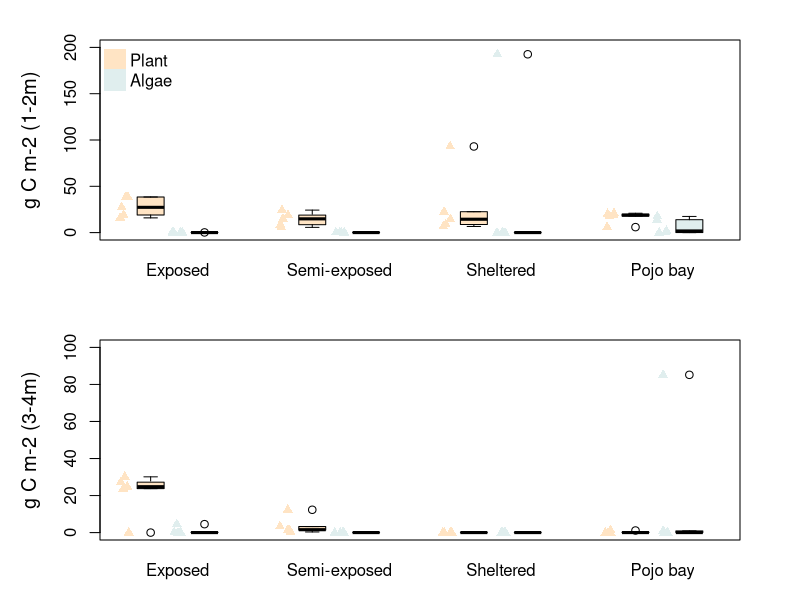

Write R code to recreate this figure.
##%######################################################%##
#                                                          #
####                  Load R packages                   ####
#                                                          #
##%######################################################%##
resetPar <- function() {
  dev.new()
  op <- par(no.readonly = TRUE)
  dev.off()
  op
}
par(resetPar())

ipak <- function(pkg){
  new.pkg <- pkg[!(pkg %in% installed.packages()[, "Package"])]
  if (length(new.pkg)) 
    install.packages(new.pkg, dependencies = TRUE)
  sapply(pkg, require, character.only = TRUE)
}

# usage
packages <- c('readxl', 'data.table', 'vegan', 'reshape2', 'moments')
ipak(packages)


############################                          
##Tidying up the datasheet##
############################

Spatial_Campaign_data_exp <- read_excel("DATA/Spatial_Campaign_data.xlsx", 
                                    sheet = "Exposed", na = "NA")
Spatial_Campaign_data_semi <- read_excel("DATA/Spatial_Campaign_data.xlsx", 
                                        sheet = "Semi", na = "NA")
Spatial_Campaign_data_shel <- read_excel("DATA/Spatial_Campaign_data.xlsx", 
                                        sheet = "Sheltered", na = "NA")
Spatial_Campaign_data_pojo <- read_excel("DATA/Spatial_Campaign_data.xlsx", 
                                        sheet = "Pojo", na = "NA")

Exposed_data <- Spatial_Campaign_data_exp[,c(1:4,29:34)]
Semi_data <-Spatial_Campaign_data_semi[,c(1:4,30:35)]
Shel_data <-Spatial_Campaign_data_shel[,c(1:4,34:39)]
Pojo_data <-Spatial_Campaign_data_pojo[,c(1:4,32:37)]


################################                          
##Cstocks based on C/N Samples##
################################

#######################################                          
##Cstocks on previous aggregate value##
#######################################

### Plants
Exposed_data$`Total  dry mass (mg)`[is.na(Exposed_data$`Total  dry mass (mg)`)] <- 0
Semi_data$`Total  dry mass (mg)`[is.na(Semi_data$`Total  dry mass (mg)`)] <- 0
Shel_data$`Total  dry mass (mg)`[is.na(Shel_data$`Total  dry mass (mg)`)] <- 0
Pojo_data$`Total  dry mass (mg)`[is.na(Pojo_data$`Total  dry mass (mg)`)] <- 0

Exposed_data$Total_dry_mass_gm2 <- (Exposed_data$`Total  dry mass (mg)`/(0.27*0.27))/1000
Semi_data$Total_dry_mass_gm2 <- (Semi_data$`Total  dry mass (mg)`/(0.27*0.27))/1000
Shel_data$Total_dry_mass_gm2 <- (Shel_data$`Total  dry mass (mg)`/(0.27*0.27))/1000
Pojo_data$Total_dry_mass_gm2 <- (Pojo_data$`Total  dry mass (mg)`/(0.27*0.27))/1000

Exposed_data$Cstock_gm2 <- Exposed_data$Total_dry_mass_gm2*0.38
Semi_data$Cstock_gm2 <- Semi_data$Total_dry_mass_gm2*0.38
Shel_data$Cstock_gm2 <- Shel_data$Total_dry_mass_gm2*0.38
Pojo_data$Cstock_gm2 <- Pojo_data$Total_dry_mass_gm2*0.38

### Algae
Exposed_data$Algae_dry_mass_gm2 <- (Exposed_data$`Algae dry mass (mg)`/(0.27*0.27))/1000
Semi_data$Algae_dry_mass_gm2 <- (Semi_data$`Algae dry mass (mg)`/(0.27*0.27))/1000
Shel_data$Algae_dry_mass_gm2 <- (Shel_data$`Algae dry mass (mg)`/(0.27*0.27))/1000
Pojo_data$Algae_dry_mass_gm2 <- (Pojo_data$`Algae dry mass (mg)`/(0.27*0.27))/1000

Exposed_data$Algae_Cstock_gm2 <- Exposed_data$Algae_dry_mass_gm2*0.38
Semi_data$Algae_Cstock_gm2 <- Semi_data$Algae_dry_mass_gm2*0.38
Shel_data$Algae_Cstock_gm2 <- Shel_data$Algae_dry_mass_gm2*0.38
Pojo_data$Algae_Cstock_gm2 <- Pojo_data$Algae_dry_mass_gm2*0.38

##%######################################################%##
#                                                          #
####            Total c stocks per quadrat              ####
#                                                          #
##%######################################################%##

### Plant
Cstock_exp_quad <- aggregate(x=Exposed_data$Cstock_gm2,
                             by=list(Exposed_data$Site,Exposed_data$`Site number`), FUN=sum)
Cstock_exp_quad_Deep <- Cstock_exp_quad[-c(9:16,23:27,34:39,46:57),]
Cstock_exp_quad_Shallow <-Cstock_exp_quad[c(9:16,23:27,34:39,46:57),]
colnames(Cstock_exp_quad_Deep) <- c("Site","Site_number","Cstock_gm2")
colnames(Cstock_exp_quad_Shallow) <- c("Site","Site_number","Cstock_gm2")

Cstock_semi_quad <- aggregate(x=Semi_data$Cstock_gm2,
                              by=list(Semi_data$Site,Semi_data$`Site number`), FUN=sum)
Cstock_semi_quad_Deep <- Cstock_semi_quad[-c(7:12,19:24,31:36,43:48,55:60),]
Cstock_semi_quad_Shallow <-Cstock_semi_quad[c(7:12,19:24,31:36,43:48,55:60),]
colnames(Cstock_semi_quad_Deep) <- c("Site","Site_number","Cstock_gm2")
colnames(Cstock_semi_quad_Shallow) <- c("Site","Site_number","Cstock_gm2")

Cstock_shel_quad_Shallow <- aggregate(x=Shel_data$Cstock_gm2,
                                      by=list(Shel_data$Site,Shel_data$`Site number`), FUN=sum)
colnames(Cstock_shel_quad_Shallow) <- c("Site","Site_number","Cstock_gm2")

Cstock_pojo_quad <- aggregate(x=Pojo_data$Cstock_gm2,
                              by=list(Pojo_data$Site,Pojo_data$`Site number`), FUN=sum)
Cstock_pojo_quad_Deep <- Cstock_pojo_quad[c(7:12,19:24),]
Cstock_pojo_quad_Shallow <-Cstock_pojo_quad[c(1:6,13:18,25:42),]
colnames(Cstock_pojo_quad_Deep) <- c("Site","Site_number","Cstock_gm2")
colnames(Cstock_pojo_quad_Shallow) <- c("Site","Site_number","Cstock_gm2")

### Algae
Cstock_exp_Alg_quad <- aggregate(x=Exposed_data$Algae_Cstock_gm2,
                             by=list(Exposed_data$Site,Exposed_data$`Site number`), FUN=sum)
Cstock_exp_Alg_quad_Deep <- Cstock_exp_Alg_quad[-c(9:16,23:27,34:39,46:57),]
Cstock_exp_Alg_quad_Shallow <-Cstock_exp_Alg_quad[c(9:16,23:27,34:39,46:57),]
colnames(Cstock_exp_Alg_quad_Deep) <- c("Site","Site_number","Algae_Cstock_gm2")
colnames(Cstock_exp_Alg_quad_Shallow) <- c("Site","Site_number","Algae_Cstock_gm2")

Cstock_semi_Alg_quad <- aggregate(x=Semi_data$Algae_Cstock_gm2,
                              by=list(Semi_data$Site,Semi_data$`Site number`), FUN=sum)
Cstock_semi_Alg_quad_Deep <- Cstock_semi_Alg_quad[-c(7:12,19:24,31:36,43:48,55:60),]
Cstock_semi_Alg_quad_Shallow <-Cstock_semi_Alg_quad[c(7:12,19:24,31:36,43:48,55:60),]
colnames(Cstock_semi_Alg_quad_Deep) <- c("Site","Site_number","Algae_Cstock_gm2")
colnames(Cstock_semi_Alg_quad_Shallow) <- c("Site","Site_number","Algae_Cstock_gm2")

Cstock_shel_Alg_quad_Shallow <- aggregate(x=Shel_data$Algae_Cstock_gm2,
                                      by=list(Shel_data$Site,Shel_data$`Site number`), FUN=sum)
colnames(Cstock_shel_Alg_quad_Shallow) <- c("Site","Site_number","Algae_Cstock_gm2")

Cstock_pojo_Alg_quad <- aggregate(x=Pojo_data$Algae_Cstock_gm2,
                              by=list(Pojo_data$Site,Pojo_data$`Site number`), FUN=sum)
Cstock_pojo_Alg_quad_Deep <- Cstock_pojo_Alg_quad[c(7:12,19:24),]
Cstock_pojo_Alg_quad_Shallow <-Cstock_pojo_Alg_quad[c(1:6,13:18,25:42),]
colnames(Cstock_pojo_Alg_quad_Deep) <- c("Site","Site_number","Algae_Cstock_gm2")
colnames(Cstock_pojo_Alg_quad_Shallow) <- c("Site","Site_number","Algae_Cstock_gm2")


##%######################################################%##
#                                                          #
####            Average c stocks per site               ####
#                                                          #
##%######################################################%##

################################
##Mean Cstock per site (DEEP)##
################################

### Plant
Cstock_exp_deep <- aggregate(x=Cstock_exp_quad_Deep$Cstock_gm2, by=list(Cstock_exp_quad_Deep$Site_number), FUN=mean)
colnames(Cstock_exp_deep)<-c("Site_number","Cstock_gm2")
Site_group = c("exposed", "exposed", "exposed","exposed")
Cstock_exp_deep <- cbind(Cstock_exp_deep,Site_group)
Cstock_exp_5 <- data.frame(Site_number=c(5),Cstock_gm2=c(0),Site_group=c("exposed"))
Cstock_exp_deep <-rbind(Cstock_exp_deep,Cstock_exp_5)

Cstock_semi_deep <- aggregate(x=Cstock_semi_quad_Deep$Cstock_gm2, by=list(Cstock_semi_quad_Deep$Site_number), FUN=mean)
colnames(Cstock_semi_deep)<-c("Site_number","Cstock_gm2")
Site_group = c("semi", "semi", "semi","semi","semi")
Cstock_semi_deep <- cbind(Cstock_semi_deep,Site_group)


Site_number <-c(1,2,3,4,5)
Cstock_gm2<-c(0,0,0,0,0)
Site_group <- c("sheltered","sheltered","sheltered","sheltered","sheltered")
Cstock_shel_deep <-data.frame(Site_number=Site_number,
                              Cstock_gm2=Cstock_gm2,
                              Site_group=Site_group)

Cstock_pojo_deep <- aggregate(x=Cstock_pojo_quad_Deep$Cstock_gm2, 
                              by=list(Cstock_pojo_quad_Deep$Site_number), FUN=mean)
colnames(Cstock_pojo_deep)<-c("Site_number","Cstock_gm2")
Site_group = c("Pojo", "Pojo")
Cstock_pojo_deep <- cbind(Cstock_pojo_deep,Site_group)
Cstock_pojo_145 <- data.frame(Site_number=c(1,4,5),Cstock_gm2=c(0,0,0),Site_group=c("Pojo","Pojo","Pojo"))
Cstock_pojo_deep <-rbind(Cstock_pojo_deep,Cstock_pojo_145)

### Algae
Cstock_exp_deep_Alg <- aggregate(x=Cstock_exp_Alg_quad_Deep$Algae_Cstock_gm2, by=list(Cstock_exp_Alg_quad_Deep$Site_number), FUN=mean)
colnames(Cstock_exp_deep_Alg)<-c("Site_number","Cstock_gm2")
Site_group = c("exposed", "exposed", "exposed","exposed")
Cstock_exp_deep_Alg <- cbind(Cstock_exp_deep_Alg,Site_group)
Cstock_exp_5 <- data.frame(Site_number=c(5),Cstock_gm2=c(0),Site_group=c("exposed"))
Cstock_exp_deep_Alg <-rbind(Cstock_exp_deep_Alg,Cstock_exp_5)

Cstock_semi_deep_Alg <- aggregate(x=Cstock_semi_Alg_quad_Deep$Algae_Cstock_gm2, by=list(Cstock_semi_quad_Deep$Site_number), FUN=mean)
colnames(Cstock_semi_deep_Alg)<-c("Site_number","Cstock_gm2")
Site_group = c("semi", "semi", "semi","semi","semi")
Cstock_semi_deep_Alg <- cbind(Cstock_semi_deep_Alg,Site_group)


Site_number <-c(1,2,3,4,5)
Cstock_gm2<-c(0,0,0,0,0)
Site_group <- c("sheltered","sheltered","sheltered","sheltered","sheltered")
Cstock_shel_deep_Alg <-data.frame(Site_number=Site_number,
                              Cstock_gm2=Cstock_gm2,
                              Site_group=Site_group)

Cstock_pojo_deep_Alg <- aggregate(x=Cstock_pojo_Alg_quad_Deep$Algae_Cstock_gm2, 
                              by=list(Cstock_pojo_Alg_quad_Deep$Site_number), FUN=mean)
colnames(Cstock_pojo_deep_Alg)<-c("Site_number","Cstock_gm2")
Site_group = c("Pojo", "Pojo")
Cstock_pojo_deep_Alg <- cbind(Cstock_pojo_deep_Alg,Site_group)
Cstock_pojo_deep_Alg <-rbind(Cstock_pojo_deep_Alg,Cstock_pojo_145)



Cstock_all_mean_deep <-rbind(Cstock_exp_deep,Cstock_semi_deep,Cstock_shel_deep,Cstock_pojo_deep,
                             Cstock_exp_deep_Alg,Cstock_semi_deep_Alg,Cstock_shel_deep_Alg,Cstock_pojo_deep_Alg)
Cstock_all_mean_deep$Macrophytes <- c("Plants","Plants","Plants","Plants","Plants",
                                      "Plants","Plants","Plants","Plants","Plants",
                                      "Plants","Plants","Plants","Plants","Plants",
                                      "Plants","Plants","Plants","Plants","Plants",
                                      "Algae","Algae","Algae","Algae","Algae",
                                      "Algae","Algae","Algae","Algae","Algae",
                                      "Algae","Algae","Algae","Algae","Algae",
                                      "Algae","Algae","Algae","Algae","Algae")

##################################
##Mean Cstock per site (Shallow)##
##################################

### Plant
Cstock_exp_shallow <- aggregate(x=Cstock_exp_quad_Shallow$Cstock_gm2, by=list(Cstock_exp_quad_Shallow$Site_number), FUN=mean)
colnames(Cstock_exp_shallow)<-c("Site_number","Cstock_gm2")
Site_group = c("exposed", "exposed", "exposed","exposed","exposed")
Cstock_exp_shallow <- cbind(Cstock_exp_shallow,Site_group)

Cstock_semi_shallow <- aggregate(x=Cstock_semi_quad_Shallow$Cstock_gm2, by=list(Cstock_semi_quad_Shallow$Site_number), FUN=mean)
colnames(Cstock_semi_shallow)<-c("Site_number","Cstock_gm2")
Site_group = c("semi", "semi", "semi","semi","semi")
Cstock_semi_shallow <- cbind(Cstock_semi_shallow,Site_group)

Cstock_shel_shallow <- aggregate(x=Cstock_shel_quad_Shallow$Cstock_gm2, by=list(Cstock_shel_quad_Shallow$Site_number), FUN=mean)
colnames(Cstock_shel_shallow)<-c("Site_number","Cstock_gm2")
Site_group = c("sheltered", "sheltered", "sheltered","sheltered","sheltered")
Cstock_shel_shallow <- cbind(Cstock_shel_shallow,Site_group)

Cstock_pojo_shallow <- aggregate(x=Cstock_pojo_quad_Shallow$Cstock_gm2,
                                 by=list(Cstock_pojo_quad_Shallow$Site_number), FUN=mean)
colnames(Cstock_pojo_shallow)<-c("Site_number","Cstock_gm2")
Site_group = c("Pojo", "Pojo", "Pojo","Pojo","Pojo")
Cstock_pojo_shallow <- cbind(Cstock_pojo_shallow,Site_group)

### Algae
Cstock_exp_shallow_Alg <- aggregate(x=Cstock_exp_Alg_quad_Shallow$Algae_Cstock_gm2, by=list(Cstock_exp_Alg_quad_Shallow$Site_number), FUN=mean)
colnames(Cstock_exp_shallow_Alg)<-c("Site_number","Cstock_gm2")
Site_group = c("exposed", "exposed", "exposed","exposed","exposed")
Cstock_exp_shallow_Alg <- cbind(Cstock_exp_shallow_Alg,Site_group)

Cstock_semi_shallow_Alg <- aggregate(x=Cstock_semi_Alg_quad_Shallow$Algae_Cstock_gm2, by=list(Cstock_semi_Alg_quad_Shallow$Site_number), FUN=mean)
colnames(Cstock_semi_shallow_Alg)<-c("Site_number","Cstock_gm2")
Site_group = c("semi", "semi", "semi","semi","semi")
Cstock_semi_shallow_Alg <- cbind(Cstock_semi_shallow_Alg,Site_group)

Cstock_shel_shallow_Alg <- aggregate(x=Cstock_shel_Alg_quad_Shallow$Algae_Cstock_gm2, by=list(Cstock_shel_Alg_quad_Shallow$Site_number), FUN=mean)
colnames(Cstock_shel_shallow_Alg)<-c("Site_number","Cstock_gm2")
Site_group = c("sheltered", "sheltered", "sheltered","sheltered","sheltered")
Cstock_shel_shallow_Alg <- cbind(Cstock_shel_shallow_Alg,Site_group)

Cstock_pojo_shallow_Alg <- aggregate(x=Cstock_pojo_Alg_quad_Shallow$Algae_Cstock_gm2,
                                 by=list(Cstock_pojo_Alg_quad_Shallow$Site_number), FUN=mean)
colnames(Cstock_pojo_shallow_Alg)<-c("Site_number","Cstock_gm2")
Site_group = c("Pojo", "Pojo", "Pojo","Pojo","Pojo")
Cstock_pojo_shallow_Alg <- cbind(Cstock_pojo_shallow_Alg,Site_group)



Cstock_all_mean_shallow <-rbind(Cstock_exp_shallow,Cstock_semi_shallow,Cstock_shel_shallow,Cstock_pojo_shallow,
                             Cstock_exp_shallow_Alg,Cstock_semi_shallow_Alg,Cstock_shel_shallow_Alg,
                             Cstock_pojo_shallow_Alg)
Cstock_all_mean_shallow$Macrophytes <- c("Plants","Plants","Plants","Plants","Plants",
                                      "Plants","Plants","Plants","Plants","Plants",
                                      "Plants","Plants","Plants","Plants","Plants",
                                      "Plants","Plants","Plants","Plants","Plants",
                                      "Algae","Algae","Algae","Algae","Algae",
                                      "Algae","Algae","Algae","Algae","Algae",
                                      "Algae","Algae","Algae","Algae","Algae",
                                      "Algae","Algae","Algae","Algae","Algae")

##%######################################################%##
#                                                          #
####        Boxplot Average c stocks per site           ####
#                                                          #
##%######################################################%##

Cstock_all_mean_shallow$MacrophyteCategory <- factor(paste(Cstock_all_mean_shallow$Site_group, 
                                                           Cstock_all_mean_shallow$Macrophytes, sep = "_"),
  levels = c(
    "exposed_Plants", "exposed_Algae",
    "semi_Plants", "semi_Algae",
    "sheltered_Plants", "sheltered_Algae",
    "Pojo_Plants", "Pojo_Algae"
  ))
Cstock_all_mean_deep$MacrophyteCategory <- factor(paste(Cstock_all_mean_deep$Site_group, 
                                                           Cstock_all_mean_deep$Macrophytes, sep = "_"),
                                                     levels = c(
                                                       "exposed_Plants", "exposed_Algae",
                                                       "semi_Plants", "semi_Algae",
                                                       "sheltered_Plants", "sheltered_Algae",
                                                       "Pojo_Plants", "Pojo_Algae"
                                                     ))



png(
  "output_plot/CarbonStocksBoxplotB.jpg",
  width = 13,
  height = 8,
  units = 'in',
  res = 300
)

par(mfcol=c(2,1))

par(mar = c(3, 5, 2, 3))

Cstock_all_mean_shallow$MacrophyteCategory <- factor(Cstock_all_mean_shallow$MacrophyteCategory , # Reorder factor levels
                        c("exposed_Plants", "exposed_Algae", "semi_Plants", "semi_Algae", 
                          "sheltered_Plants", "sheltered_Algae", "Pojo_Plants", "Pojo_Algae"))

boxplot(Cstock_gm2 ~ MacrophyteCategory, data = Cstock_all_mean_shallow,
        boxwex = 0.5, col = c("bisque","azure2"),
        main = NA,
        xlab = NA, ylab = "g C m-2 (1-2m)", ylim = c(0, 200),at = c(1, 2, 4, 5, 7, 8, 10, 11),
        lex.order = TRUE, xaxt="n",cex.lab = 1.2)

stripchart(Cstock_gm2 ~ MacrophyteCategory,
           data = Cstock_all_mean_shallow,
           method = "jitter",
           at = c(0.5, 1.5, 3.5, 4.5, 6.5,7.5,9.5,10.5),
           pch = 17,
           col = c("bisque","azure2"),
           vertical = TRUE,
           add = TRUE)

label=c("Exposed", "Semi-exposed", "Sheltered", "Pojo bay")

axis(1, 
     at = seq(1.5 , 11 , 3), 
     labels = label , 
     tick=FALSE , cex=1.2)

legend("topleft", legend = c("Plant", "Algae"), 
       col=c("bisque","azure2"),
       pch = 15, bty = "n", pt.cex = 3, cex = 1,  horiz = F)


Cstock_all_mean_deep$MacrophyteCategory <- factor(Cstock_all_mean_deep$MacrophyteCategory , # Reorder factor levels
                                                     c("exposed_Plants", "exposed_Algae", "semi_Plants", "semi_Algae", 
                                                       "sheltered_Plants", "sheltered_Algae", "Pojo_Plants", "Pojo_Algae"))
boxplot(Cstock_gm2 ~ MacrophyteCategory, data = Cstock_all_mean_deep,
        boxwex = 0.5, col = c("bisque","azure2"),
        main = NA,
        xlab = NA, ylab = "g C m-2 (3-4m)", ylim = c(0, 100),at = c(1, 2, 4, 5, 7, 8, 10, 11),
        lex.order = TRUE, xaxt="n",cex.lab = 1.2)

stripchart(Cstock_gm2 ~ MacrophyteCategory,
           data = Cstock_all_mean_deep,
           method = "jitter",
           at = c(0.5, 1.5, 3.5, 4.5, 6.5,7.5,9.5,10.5),
           pch = 17,
           col = c("bisque","azure2"),
           vertical = TRUE,
           add = TRUE)

label=c("Exposed", "Semi-exposed", "Sheltered", "Pojo bay")

axis(1, 
     at = seq(1.5 , 11 , 3), 
     labels = label , 
     tick=FALSE , cex=1.2)
dev.off()









